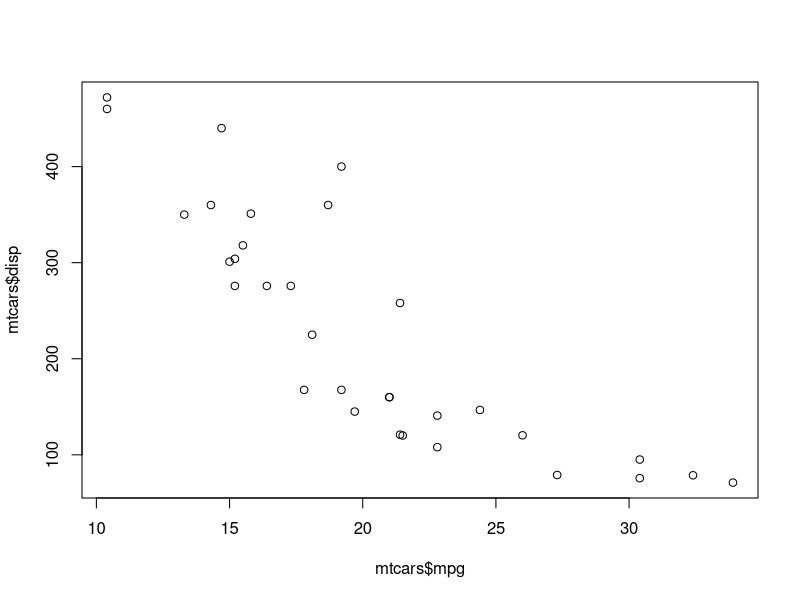
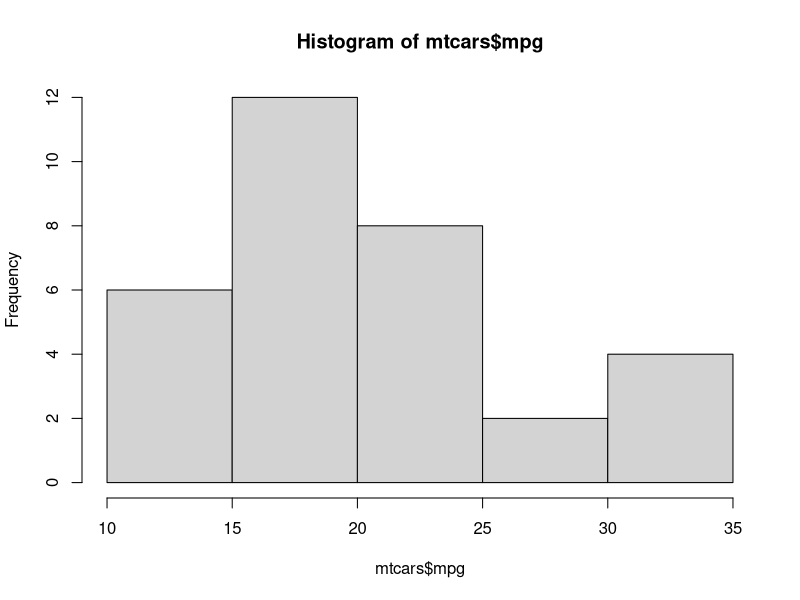

Write the R code that produced these figures, in order. (Note: this script raises an error after producing the figures.)
mtcars

plot(mtcars$mpg, mtcars$disp)
hist(mtcars$mpg,8)

mtcars %>%
  ggplot(
    mapping = aes(x = mpg, y = disp)
  ) +
  geom_point(color = "blue")

mtcars %>% ggplot(aes(mpg, disp)) + 
  geom_point(size=2, shape=1)


mtcars %>% ggplot(aes(mpg, disp)) + 
  geom_point()+
  geom_line()

mtcars %>% 
  ggplot(aes(mpg, disp)) + 
  geom_point(aes(color = as.factor(cyl), shape = as.factor(vs), size = 3))

mtcars %>%
  filter(cyl==8)

#manual colors
mtcars %>% 
  ggplot(aes(mpg, disp)) + 
  geom_point(aes(color = as.factor(cyl), shape = as.factor(vs), size = 3))+
  scale_color_manual(values = c("#ff0000", "#009999", "#220000"))


mtcars %>% 
  ggplot(aes(mpg, disp)) + 
  geom_point(aes(color = as.factor(cyl), shape = as.factor(vs), size = 3)) +
  scale_color_brewer(palette = 'Set1')



mtcars %>% 
  ggplot(aes(mpg, disp)) + 
  geom_point(aes(color = as.factor(cyl), shape = as.factor(vs), size = 3))+
  theme_void()+
  theme(legend.position = 'none')+
  theme(plot.background = element_rect(fill = "#A08000"))


mtcars %>% 
  ggplot(aes(disp, mpg, shape=as.factor(cyl))) +
  geom_point(size=3)+
  geom_smooth(method = 'lm', se=FALSE)
